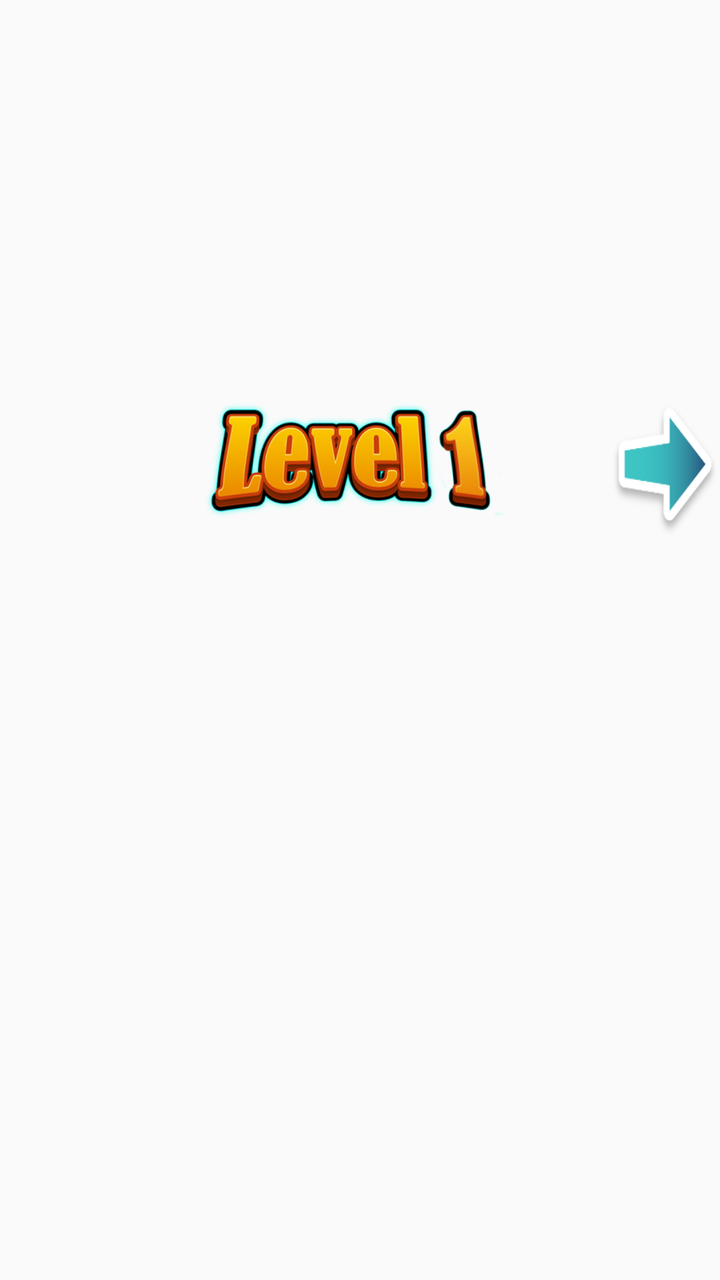
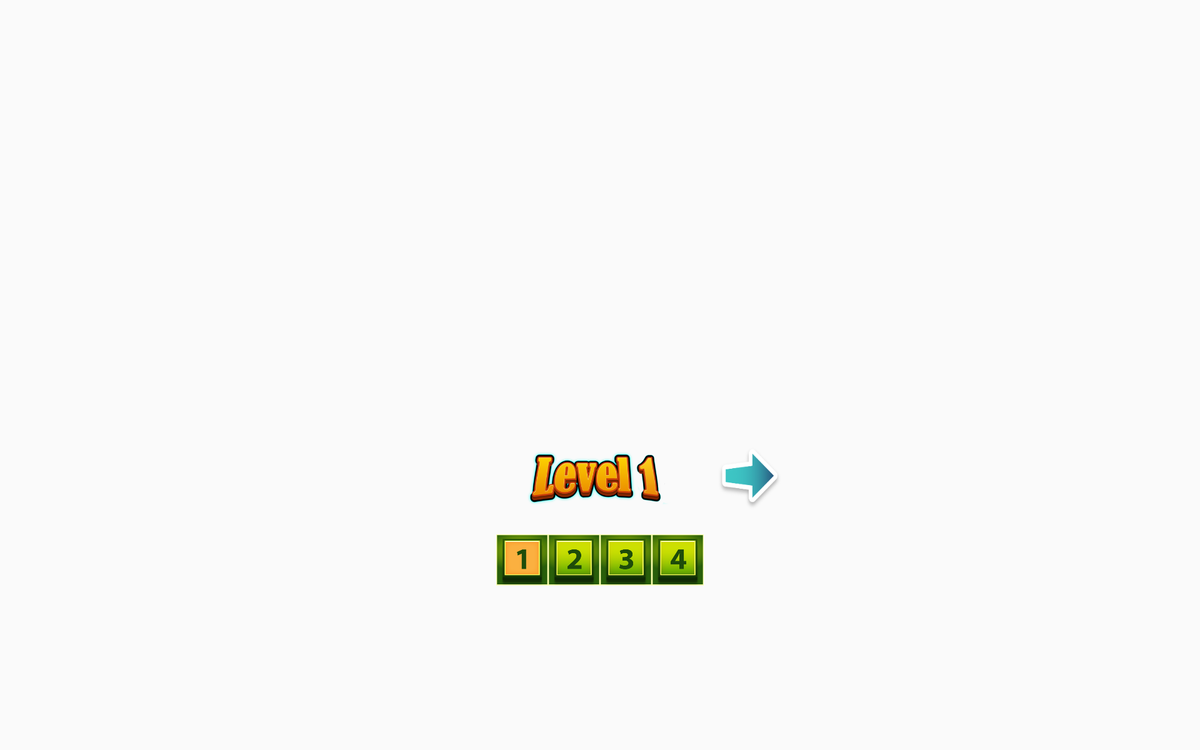

The same Android screen from two of the app's own layout files: first res/layout/ as a phone draws it, then the repository's variant for another configuration, drawn on a device whose configuration selects that folder. Both files follow.
<!-- AndroidManifest.xml: application theme AppTheme -->
<!-- res/layout/level1.xml -->
<?xml version="1.0" encoding="utf-8"?>

<RelativeLayout xmlns:android="http://schemas.android.com/apk/res/android"
    android:layout_width="fill_parent"
    android:layout_height="match_parent"
    android:layout_gravity="bottom">

    <ImageView
        android:id="@+id/ivLevel1"
        android:layout_width="250dp"
        android:layout_height="100dp"
        android:layout_centerHorizontal="true"
        android:layout_marginTop="180dp"
        android:src="@drawable/levelone" />

    <TextView
        android:layout_width="70dp"
        android:layout_height="70dp"
        android:layout_marginTop="200dp"
        android:layout_toRightOf="@+id/ivLevel1"
        android:background="@drawable/arrow_right" />

    
        
        
        
        
        
        
        

        
            
            
            

        
            
            
            

        
            
            
            

        
            
            
            
    

</RelativeLayout>
<!-- resources referenced by this layout -->
<resources>
  <!-- drawable arrow_right: png bitmap (drawable, 7865 bytes) -->
  <!-- drawable levelone: png bitmap (drawable, 69216 bytes) -->
  <!-- from res/values-v21/ -->
  <style name="AppTheme" parent="android:Theme.Material.Light">
          <item name="android:colorPrimary">@color/primary</item>
          <item name="android:colorPrimaryDark">@color/primaryDark</item>
  
      </style>
  <color name="primary">#fffffea1</color>
  <color name="primaryDark">#ffe6d88c</color>
</resources>
<!-- res/layout-sw720dp/level1.xml (the repository's variant of the layout above) -->
<!-- drawn on a large tablet held sideways -->
<?xml version="1.0" encoding="utf-8"?>

<RelativeLayout xmlns:android="http://schemas.android.com/apk/res/android"
    android:layout_width="fill_parent"
    android:layout_height="match_parent"
    android:layout_gravity="bottom">

    <ImageView
        android:id="@+id/ivLevel1"
        android:layout_width="250dp"
        android:layout_height="100dp"
        android:layout_centerHorizontal="true"
        android:layout_marginTop="460dp"
        android:src="@drawable/levelone" />

    <TextView
        android:layout_width="70dp"
        android:layout_height="70dp"
        android:layout_marginTop="475dp"
        android:layout_toRightOf="@+id/ivLevel1"
        android:background="@drawable/arrow_right" />

    <LinearLayout
        android:layout_width="fill_parent"
        android:layout_height="wrap_content"
        android:layout_below="@+id/ivLevel1"
        android:layout_centerHorizontal="true"
        android:layout_marginBottom="4dp"
        android:layout_marginTop="10dp"
        android:gravity="center"
        android:orientation="horizontal">

        <ImageView
            android:layout_width="55dp"
            android:layout_height="55dp"
            android:background="@drawable/buttononeclick" />

        <ImageView
            android:layout_width="55dp"
            android:layout_height="55dp"
            android:background="@drawable/buttontwo" />

        <ImageView
            android:layout_width="55dp"
            android:layout_height="55dp"
            android:background="@drawable/buttonthree" />

        <ImageView
            android:layout_width="55dp"
            android:layout_height="55dp"
            android:background="@drawable/buttonfour" />
    </LinearLayout>

</RelativeLayout>
<!-- resources referenced by the variant -->
<!-- as a large tablet held sideways resolves them -->
<resources>
  <!-- drawable arrow_right: png bitmap (drawable, 7865 bytes) -->
  <!-- drawable buttonfour: png bitmap (drawable, 19671 bytes) -->
  <!-- drawable buttononeclick: png bitmap (drawable, 17153 bytes) -->
  <!-- drawable buttonthree: png bitmap (drawable, 21036 bytes) -->
  <!-- drawable buttontwo: png bitmap (drawable, 20558 bytes) -->
  <!-- drawable levelone: png bitmap (drawable, 69216 bytes) -->
  <!-- from res/values-v21/ -->
  <style name="AppTheme" parent="android:Theme.Material.Light">
          <item name="android:colorPrimary">@color/primary</item>
          <item name="android:colorPrimaryDark">@color/primaryDark</item>
  
      </style>
  <color name="primary">#fffffea1</color>
  <color name="primaryDark">#ffe6d88c</color>
</resources>
